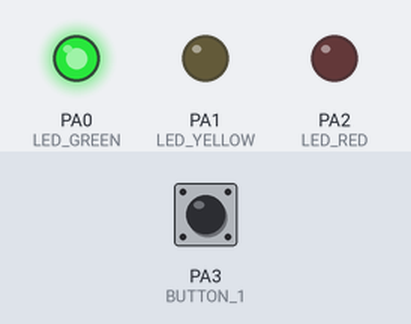
Bench run of a sketch on a simulated STM32 Blue Pill. On the bench: output pins drawn as LEDs (lit = HIGH). The test bench sets the inputs (shaded band); at power-on: PA3 (BUTTON_1) HIGH.

Above: at 1.2 s.
1.3 s: PA3 (BUTTON_1) pulled LOW for 0.15 s
At 1.37 s:
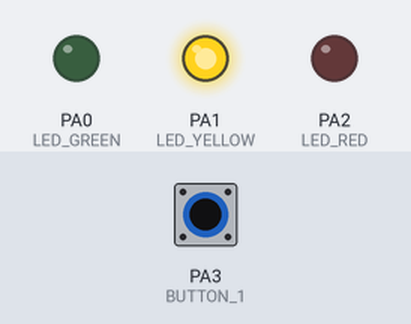
2.9 s: PA3 (BUTTON_1) pulled LOW for 3.2 s
At 6.7 s:
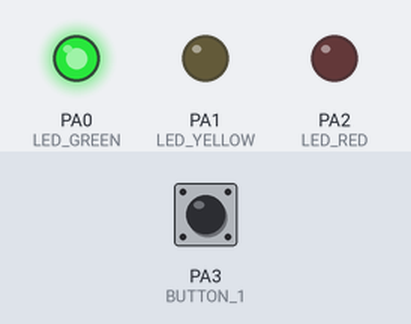
Timing chart, 0 to 8.2 s (numbered marks = the images above; inputs shaded):
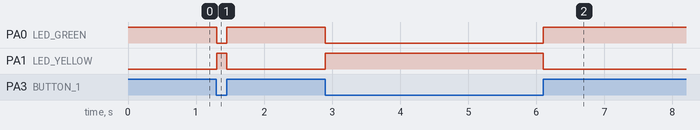

The sketch:

1.2-A_Single-Button-Input-Status-Indicator_09062026.ino
```cpp
// ============================================
// CubeSat Avionics Verification Platform
// Phase 1.2 A. - Single Button Input Status Indicator
// MCU: STM32F103C8T6
// Author: Deji Liu (劉永鈞)
// Date: Sep-06, 2026
// ============================================

#define LED_GREEN  PA0
#define LED_YELLOW PA1
#define LED_RED    PA2

#define BUTTON_1   PA3

void setup() {

  pinMode(LED_GREEN, OUTPUT);
  pinMode(LED_YELLOW, OUTPUT);
  pinMode(LED_RED, OUTPUT);

  pinMode(BUTTON_1, INPUT_PULLUP);

  // Initial state
  digitalWrite(LED_GREEN, HIGH);
  digitalWrite(LED_YELLOW, LOW);
  digitalWrite(LED_RED, LOW);
}

void loop() {

  if (digitalRead(BUTTON_1) == LOW) {

    // Button pressed → WARNING
    digitalWrite(LED_GREEN, LOW);
    digitalWrite(LED_YELLOW, HIGH);

  } else {

    // Button released → NOMINAL
    digitalWrite(LED_GREEN, HIGH);
    digitalWrite(LED_YELLOW, LOW);
  }
}
```

Measured:
- after the input at 1.3 s, PA0 (LED_GREEN): HIGH → LOW at once, → HIGH 0.15 s later; PA1 (LED_YELLOW): LOW → HIGH at once, → LOW 0.15 s later
- after the input at 2.9 s, PA0 (LED_GREEN): HIGH → LOW at once, → HIGH 3.2 s later; PA1 (LED_YELLOW): LOW → HIGH at once, → LOW 3.2 s later
